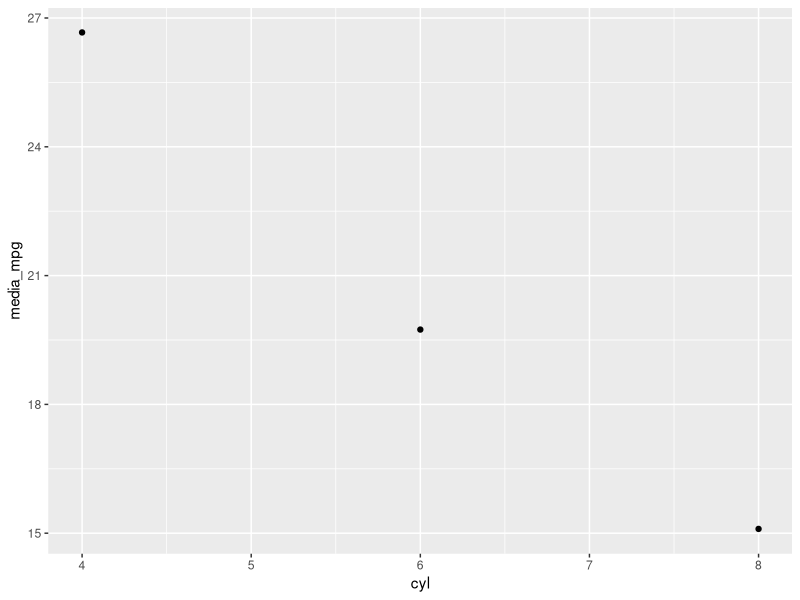
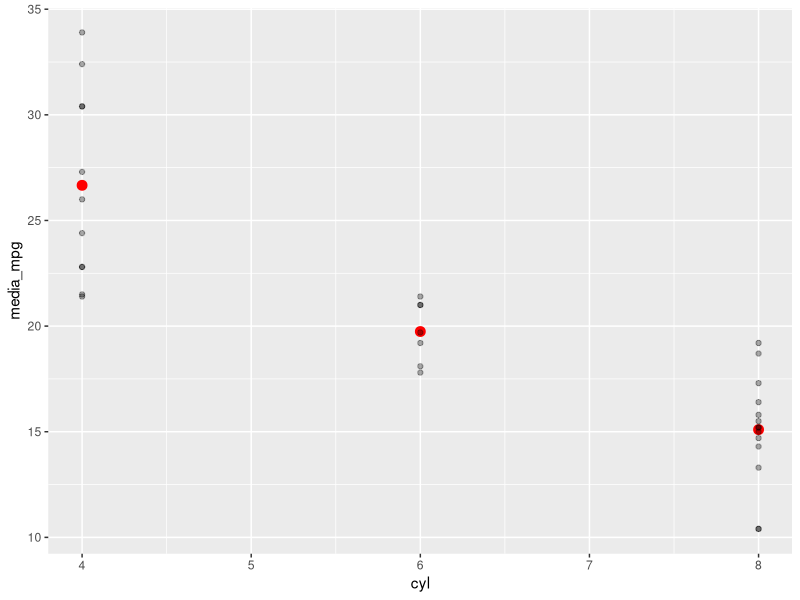

R code for these plots, in order:
## ---- chunk 1
knitr::opts_chunk$set(echo = TRUE)
## ---- chunk 2
library(tidyverse)
## ---- chunk 3
 mtcars |> 
  group_by(cyl) |> 
  summarise(
    media_mpg = mean(mpg)
  ) |> 
  ggplot(aes(x = cyl, y = media_mpg)) + geom_point()
## ---- chunk 4
 mtcars |> 
  group_by(cyl) |> 
  summarise(
    media_mpg = mean(mpg)
  ) |> 
  ggplot(aes(x = cyl, y = media_mpg)) + geom_point(color ="red", size = I(3))+
  geom_point(data = mtcars, aes(x = cyl, y = mpg), alpha = 1/3)
## ---- chunk 5
 mtcars |> 
  group_by(carb) |> 
  summarise(
    conteo = n(),
    media_mpg = mean(mpg),
    media_qsec = mean(qsec)
  ) |>  filter(carb >= 4, conteo != 10 )
## ---- chunk 6
 mtcars |> 
  group_by(cyl, wt>mean(wt)) |> 
  summarise(
    mean_wt = mean(wt),
    max_mpg = max(mpg),
    min_mpg = min(mpg)
  )

## ---- chunk 7
mtcars |> 
  group_by(cyl) |> 
  summarise(
    media_mpg = mean(mpg, na.rm =TRUE)
  )

